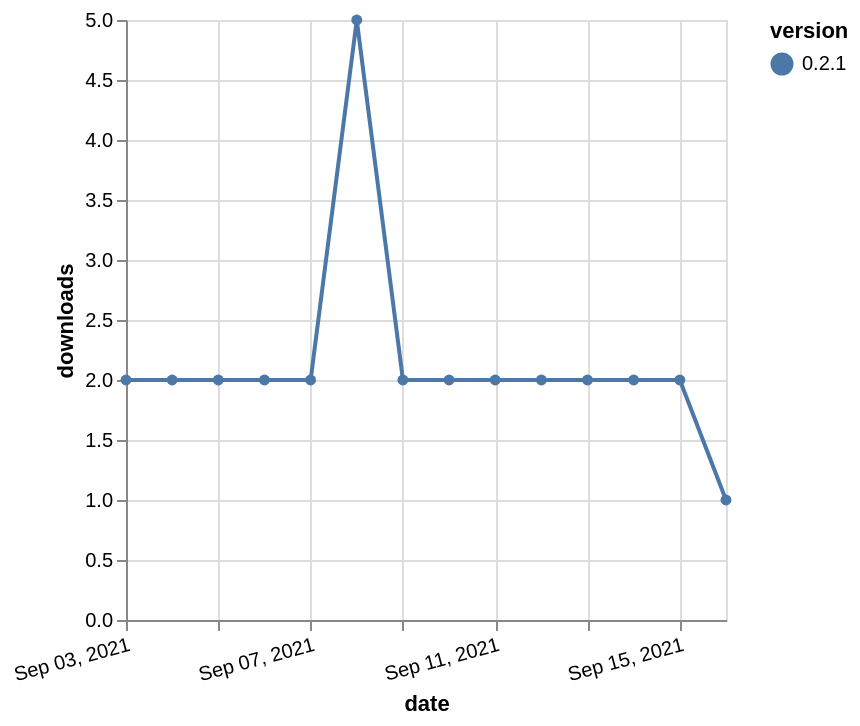

Express this chart as Vega-Lite.
### Vega-Lite specification from a JSON file in a GitHub repository (floating-point values rounded to 4 significant figures)
{"$schema": "https://vega.github.io/schema/vega-lite/v5.json", "description": "A simple bar chart with embedded data.", "data": {"values": [{"date": "2021-09-03", "total": 3112, "delta": 2, "version": "0.2.1"}, {"date": "2021-09-04", "total": 3114, "delta": 2, "version": "0.2.1"}, {"date": "2021-09-05", "total": 3116, "delta": 2, "version": "0.2.1"}, {"date": "2021-09-06", "total": 3118, "delta": 2, "version": "0.2.1"}, {"date": "2021-09-07", "total": 3120, "delta": 2, "version": "0.2.1"}, {"date": "2021-09-08", "total": 3125, "delta": 5, "version": "0.2.1"}, {"date": "2021-09-09", "total": 3127, "delta": 2, "version": "0.2.1"}, {"date": "2021-09-10", "total": 3129, "delta": 2, "version": "0.2.1"}, {"date": "2021-09-11", "total": 3131, "delta": 2, "version": "0.2.1"}, {"date": "2021-09-12", "total": 3133, "delta": 2, "version": "0.2.1"}, {"date": "2021-09-13", "total": 3135, "delta": 2, "version": "0.2.1"}, {"date": "2021-09-14", "total": 3137, "delta": 2, "version": "0.2.1"}, {"date": "2021-09-15", "total": 3139, "delta": 2, "version": "0.2.1"}, {"date": "2021-09-16", "total": 3140, "delta": 1, "version": "0.2.1"}]}, "width": "container", "mark": {"type": "line", "point": {"filled": true}}, "encoding": {"x": {"field": "date", "type": "temporal", "timeUnit": "yearmonthdate", "title": "date", "axis": {"labelAngle": -15}}, "y": {"field": "delta", "type": "quantitative", "title": "downloads"}, "color": {"field": "version", "type": "nominal"}, "tooltip": {"field": "delta"}}}
